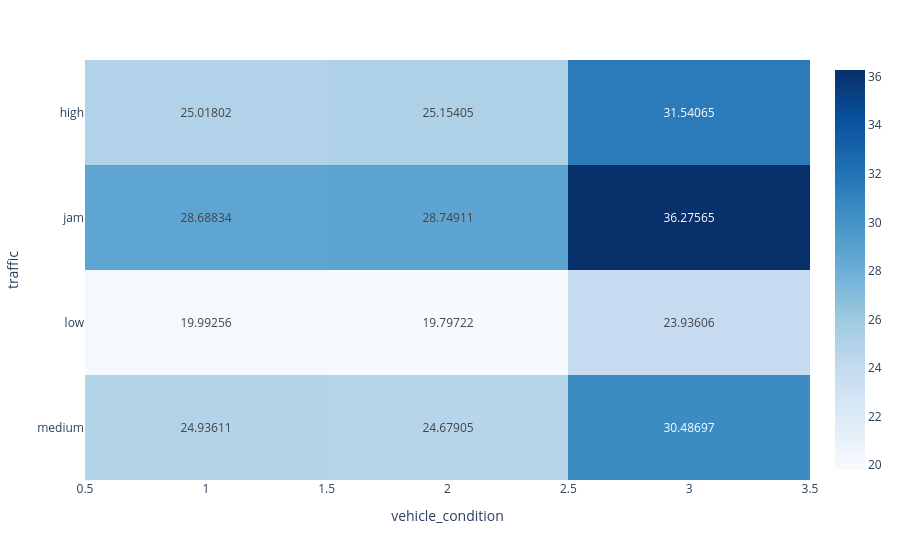

The notebook cell saved with this chart:
### Code cell
multivariate_analysis('time','vehicle_condition','traffic')

### Figure 1 — Plotly figure (JSON) as saved in the notebook; plotly's stock layout.template omitted (floating-point values rounded to 4 significant figures)
{"data": [{"coloraxis": "coloraxis", "hovertemplate": "vehicle_condition: %{x}<br>traffic: %{y}<br>color: %{z}<extra></extra>", "name": "0", "texttemplate": "%{z}", "type": "heatmap", "x": [1, 2, 3], "xaxis": "x", "y": ["high", "jam", "low", "medium"], "yaxis": "y", "z": [[25.02, 25.15, 31.54], [28.69, 28.75, 36.28], [19.99, 19.8, 23.94], [24.94, 24.68, 30.49]]}], "layout": {"coloraxis": {"colorscale": [[0, "rgb(247,251,255)"], [0.125, "rgb(222,235,247)"], [0.25, "rgb(198,219,239)"], [0.375, "rgb(158,202,225)"], [0.5, "rgb(107,174,214)"], [0.625, "rgb(66,146,198)"], [0.75, "rgb(33,113,181)"], [0.875, "rgb(8,81,156)"], [1, "rgb(8,48,107)"]]}, "margin": {"t": 60}, "xaxis": {"anchor": "y", "domain": [0, 1], "title": {"text": "vehicle_condition"}}, "yaxis": {"anchor": "x", "autorange": "reversed", "domain": [0, 1], "title": {"text": "traffic"}}}}
